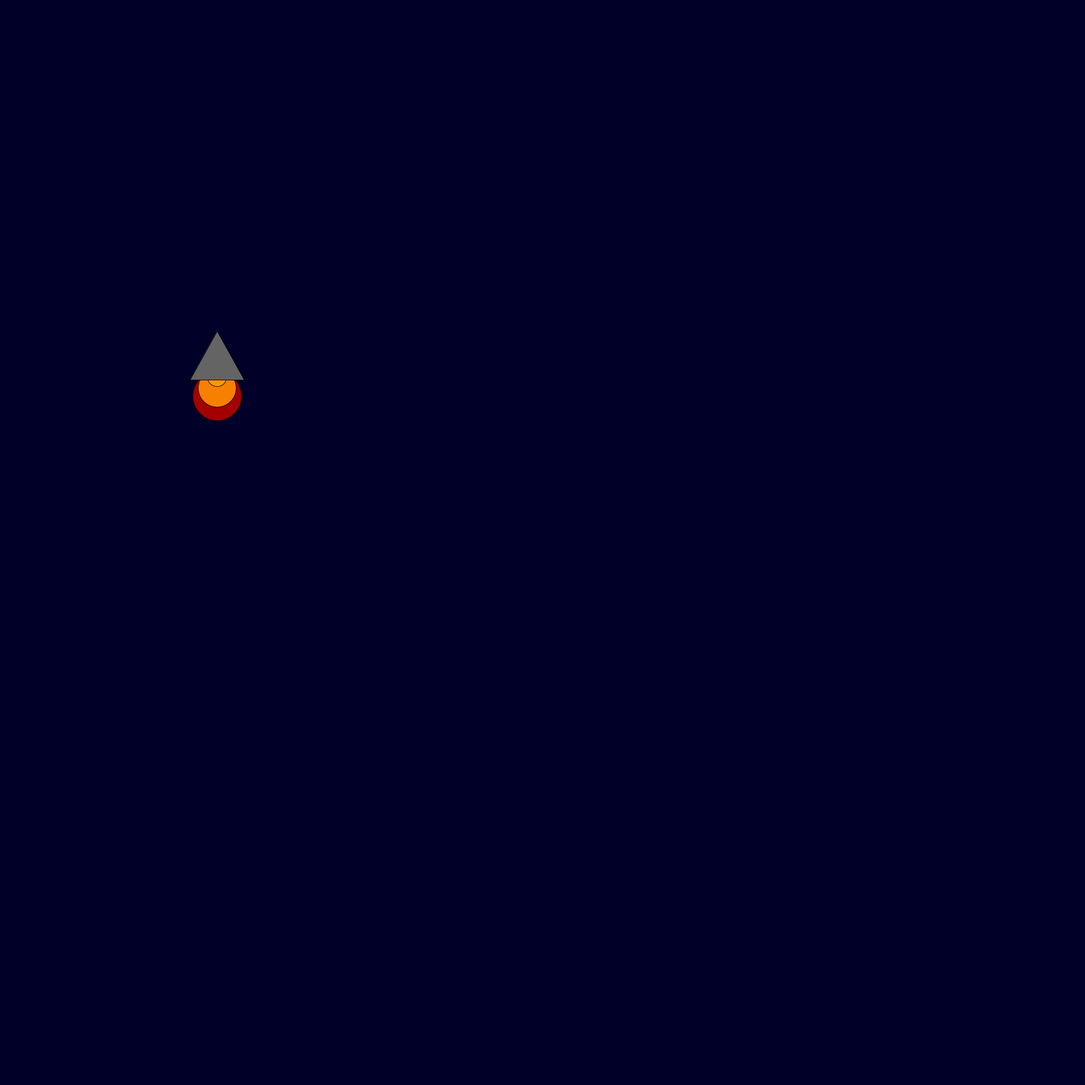
Frame 1 (no input)
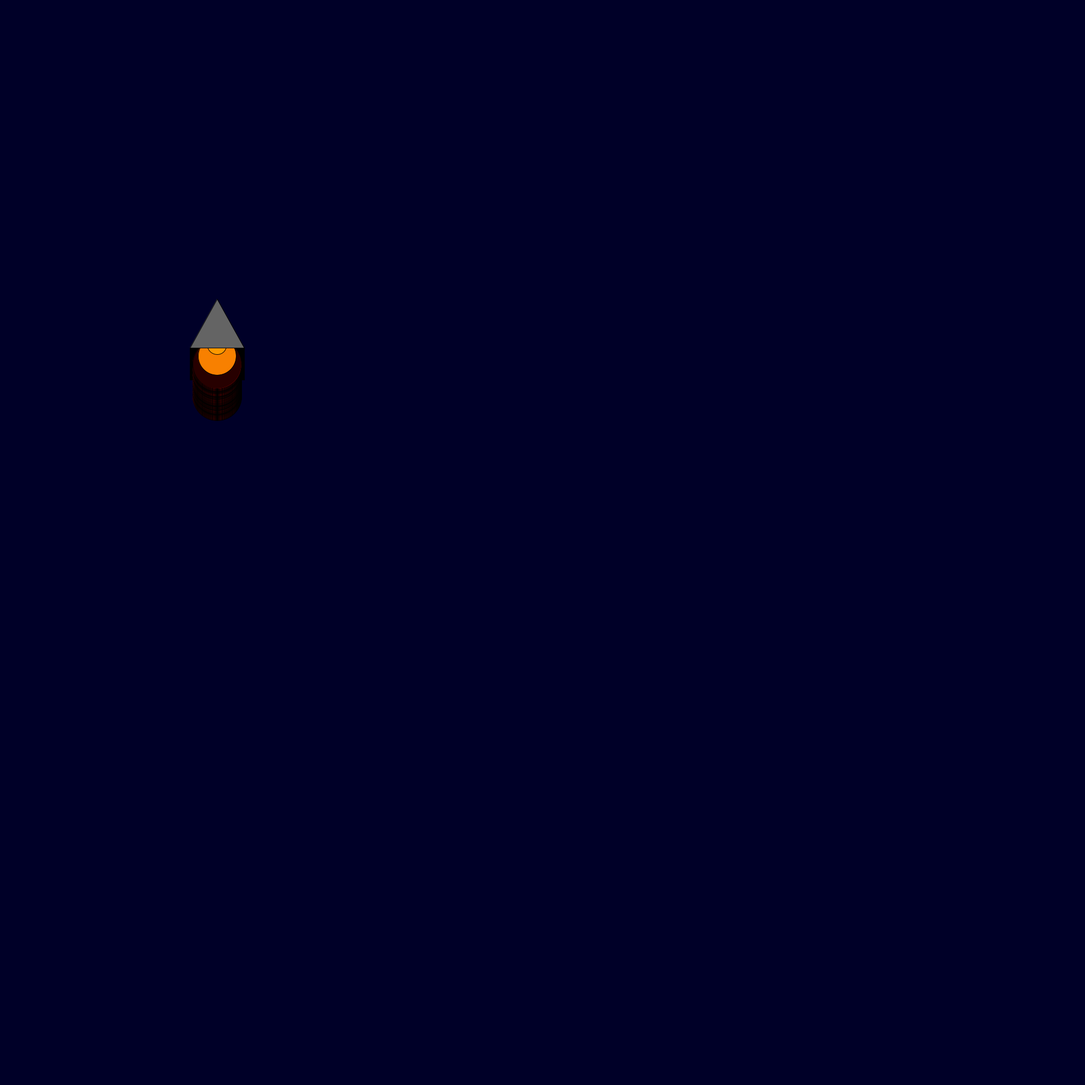
Frame 60 (the mouse pressed at the canvas centre just before this capture)
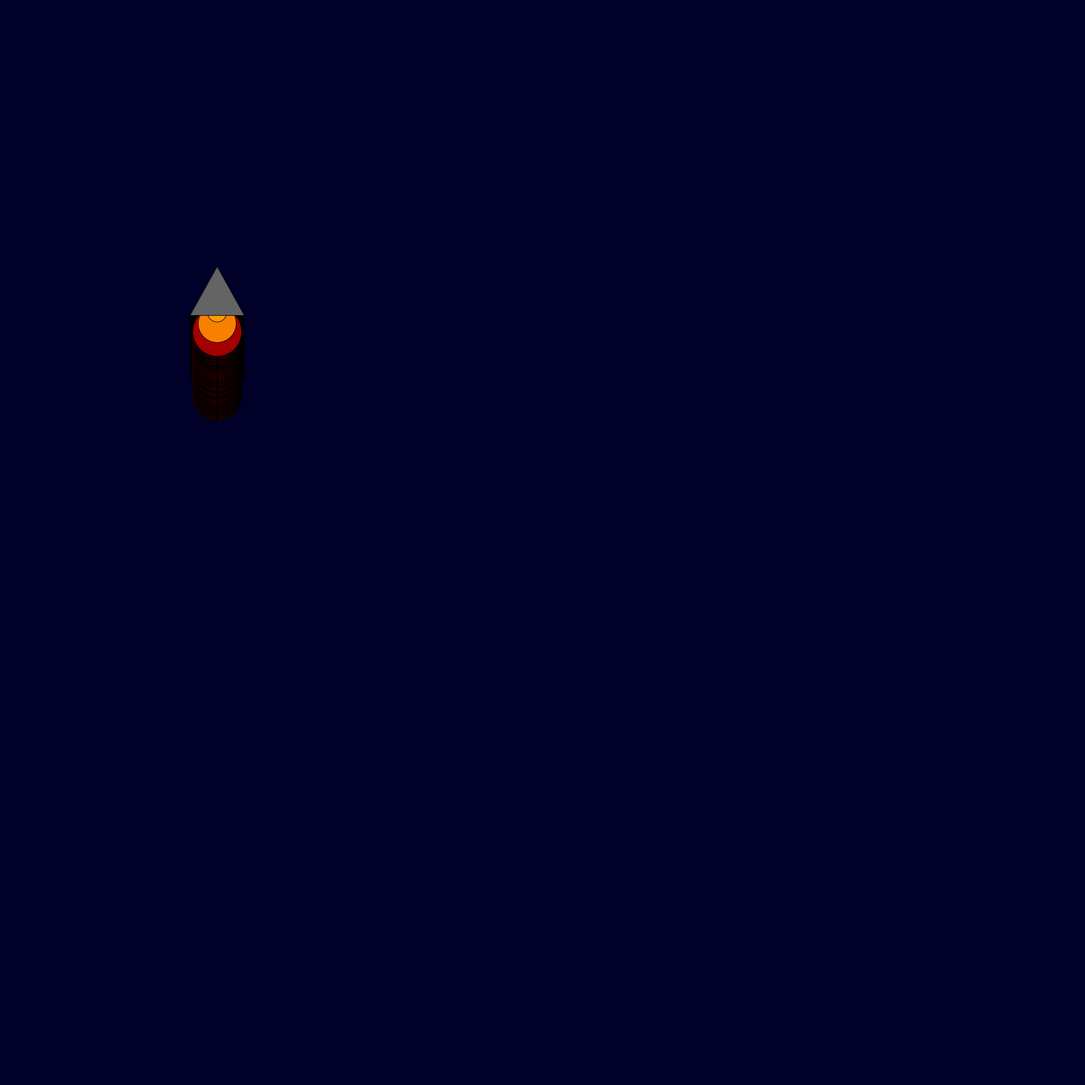
Frame 120 (the mouse held since frame 60 and released just before this capture)

The Processing sketch that drew these frames (run headless with seeded random() and noise(); from frame 60 on, the mouse is pressed at the canvas centre):

// Processing sketch: rocket_ship
// ── rocket_ship.pde
int x = 400; 
int y = 600; 

void setup() {

    background(0, 0, 40); size(2000, 2000);

}

void draw() {

    fill(random(255), 0, 0);
    ellipse(x, y + 130, 90, 90);
    fill(248, 128, 0);
    ellipse(x, y + 115, 70, 70);
    fill(255, 153, 0);
    ellipse(x, y + 95, 35, 35);
    fill(100, 100, 100);
    triangle(x, y + 10, x + 50, y + 100, x - 50, y + 100);
y = y - 1;
}
